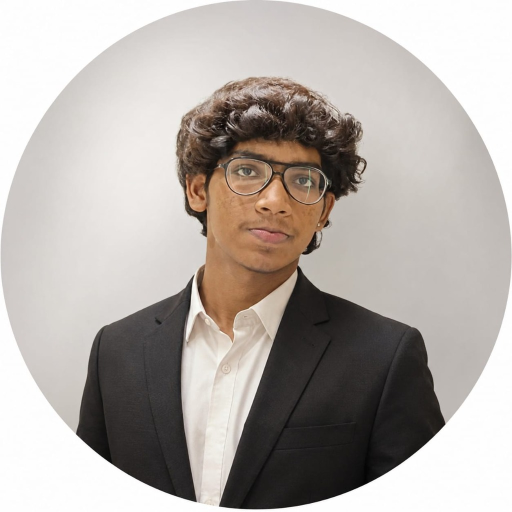
#> input picture assets/profile.jpg, 1024 x 1024 px, found by its file name (shown at 1/2 size)
$ python make_portrait.py
#> lines starting #> are read from the running program, lines starting #| are printed output that depends on the picture; after the words box and inside, x2 and y2 are one past the last pixel; in counts of white or black regions, pixels touching at a corner belong together
#!/usr/bin/env python3
"""make_portrait.py
Converts a developer photo into a typewriter-animated ASCII SVG portrait
matching the aesthetic of https://github.com/andriidrok1.
"""

import argparse
import os
import sys
import cv2
import numpy as np
from PIL import Image

RAMP = " .:-=+*cs#%@"     # bright/sparse -> dark/dense; leading space = blank
COLS = 80                 # grid columns
CLAHE_CLIP = 2.8          # skin and edge contrast
CURVE = 1.65              # contrast curve
ROW_RATIO = 0.48          # monospace font aspect ratio (height vs width)
FG_LIGHT = "#6e7681"      # GitHub light mode foreground
FG_DARK = "#c9d1d9"       # GitHub dark mode foreground
CHAR_W = 7.74             # 0.600 em at FONT_SIZE
FONT_SIZE = 12.9
LINE_H = 15
ROW_DELAY = 0.08          # seconds per row stagger
FAMILY = "ui-monospace,SFMono-Regular,Menlo,Consolas,monospace"


def prep_image(path, crop=None):
    """Clean background, enhance face and glasses edges, then apply contrast curve."""
    src = Image.open(path).convert("RGB")
    if crop:
        src = src.crop(crop)
    else:
        # Default smart crop for Shiva Raj's profile photo
        w, h = src.size
        src = src.crop((int(w * 0.14), int(h * 0.08), int(w * 0.86), int(h * 0.96)))

    np_src = np.array(src)
    gray = cv2.cvtColor(np_src, cv2.COLOR_RGB2GRAY)

    # Detect light background wall & vignetting
    # Background in the photo has luminance > 195 and low saturation
    hsv = cv2.cvtColor(np_src, cv2.COLOR_RGB2HSV)
    saturation = hsv[:, :, 1]
    value = hsv[:, :, 2]
    bg_mask = (value > 195) & (saturation < 35)

    # Edge preservation and skin tone smoothing
    smooth = cv2.bilateralFilter(gray, 9, 65, 65)
    clahe = cv2.createCLAHE(clipLimit=CLAHE_CLIP, tileGridSize=(8, 8)).apply(smooth)

    # Force background mask to white (blank ramp character)
    clahe[bg_mask] = 255

    # Circular vignette cleanup if present
    gh, gw = gray.shape
    cy, cx = gh // 2, gw // 2
    y_coords, x_coords = np.ogrid[:gh, :gw]
    dist_from_center = np.sqrt((x_coords - cx) ** 2 + ((y_coords - cy) * 1.1) ** 2)
    outer_mask = dist_from_center > (min(gh, gw) * 0.58)
    clahe[outer_mask] = 255

    # Contrast curve
    curved = (255.0 * (clahe / 255.0) ** CURVE).astype("uint8")
    return Image.fromarray(curved)


def to_lines(img, cols=COLS):
    """Maps grayscale pixel values to ASCII character lines."""
    w, h = img.size
    rows = int(cols * (h / w) * ROW_RATIO)
    resized = img.resize((cols, rows), Image.Resampling.LANCZOS)

    px = list(resized.getdata())
    n = len(RAMP)

    out = []
    for r in range(rows):
        line = "".join(
            RAMP[min(n - 1, int((1 - px[r * cols + c] / 255.0) * n))]
            for c in range(cols)
        ).rstrip()
        out.append(line)

    # Trim empty leading/trailing blank rows
    while out and not out[0].strip():
        out.pop(0)
    while out and not out[-1].strip():
        out.pop()

    return out


def build_svg(lines, cols=COLS):
    """Builds the animated SMIL typewriter SVG."""
    pad = 14
    width = int(cols * CHAR_W + pad * 2)
    height = len(lines) * LINE_H + pad * 2

    p = [
        f'<svg xmlns="http://www.w3.org/2000/svg" width="{width}" height="{height}" '
        f'viewBox="0 0 {width} {height}" font-family="{FAMILY}">',
        f'<style>.a{{fill:{FG_LIGHT}}}@media(prefers-color-scheme:dark){{.a{{fill:{FG_DARK}}}}}</style>'
    ]

    for i, line in enumerate(lines):
        y = pad + i * LINE_H
        begin = f"{i * ROW_DELAY:.2f}s"
        end = f"{(i + 1) * ROW_DELAY:.2f}s"
        w = max(len(line), 1) * CHAR_W
        safe = line.replace("&", "&amp;").replace("<", "&lt;").replace(">", "&gt;")

        p.append(
            f'<clipPath id="c{i}"><rect x="{pad}" y="{y}" height="{LINE_H}" width="0">'
            f'<animate attributeName="width" from="0" to="{w:.1f}" begin="{begin}" dur="{ROW_DELAY}s" fill="freeze"/>'
            f'</rect></clipPath>'
        )
        p.append(
            f'<g clip-path="url(#c{i})"><text xml:space="preserve" x="{pad}" y="{y + 11.2:.1f}" '
            f'class="a" font-size="{FONT_SIZE}">{safe}</text></g>'
        )
        # Typewriter cursor block riding the wipe edge
        p.append(
            f'<rect y="{y + 1}" width="6" height="12" class="a" opacity="0">'
            f'<animate attributeName="x" from="{pad}" to="{pad + w:.1f}" begin="{begin}" dur="{ROW_DELAY}s" fill="freeze"/>'
            f'<set attributeName="opacity" to="0.8" begin="{begin}"/>'
            f'<set attributeName="opacity" to="0" begin="{end}"/>'
            f'</rect>'
        )

    p.append("</svg>")
    return "".join(p)


def main():
    ap = argparse.ArgumentParser(description="Generate animated ASCII SVG portrait")
    ap.add_argument("photo", nargs="?", default="assets/profile.jpg")
    ap.add_argument("out", nargs="?", default="ascii.svg")
    ap.add_argument("--cols", type=int, default=COLS)
    ap.add_argument("--preview", action="store_true", help="Print ASCII to terminal")
    args = ap.parse_args()

    if not os.path.exists(args.photo):
        sys.exit(f"Photo not found at {args.photo}")

    processed_img = prep_image(args.photo)
#> in prep_image, src is the input picture: PIL image 1024x1024 RGB; mean R, G, B 179.1, 172.5, 167.7
#> in prep_image, `src = src.crop((int(w * 0.14), int(h * 0.08), int(w * 0.86), int(h * 0..`:
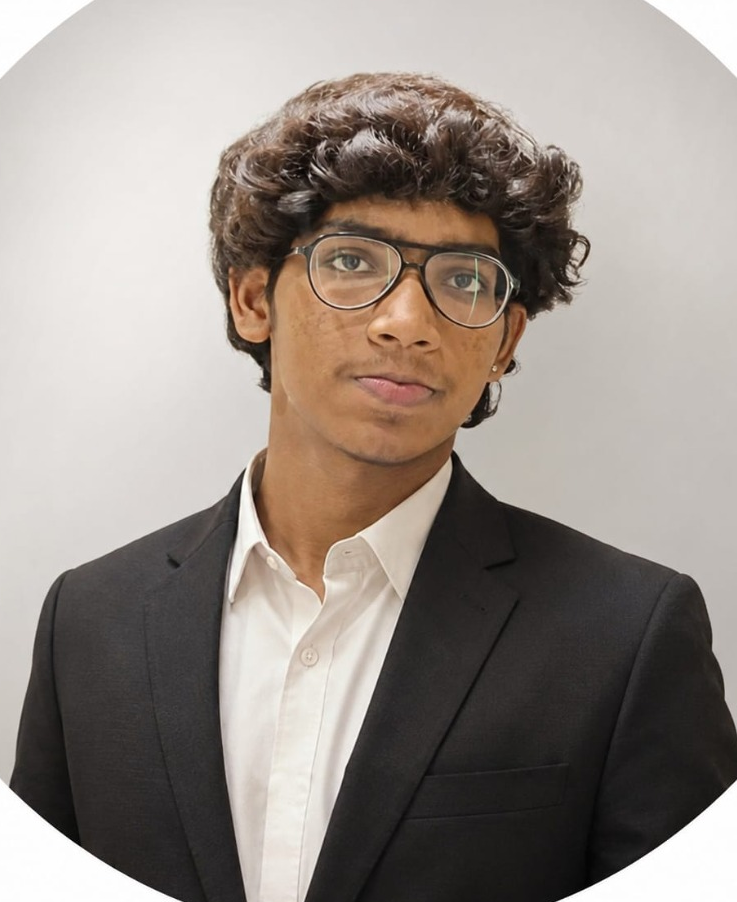
#> src: PIL image 737x902 RGB; mean R, G, B 151.2, 142.1, 135.3
#> in prep_image, `hsv = cv2.cvtColor(np_src, cv2.COLOR_RGB2HSV)`: hsv: shape (902, 737, 3); mean H, S, V 26.2, 32, 151.2
#> in prep_image, `saturation = hsv[:, :, 1]`:
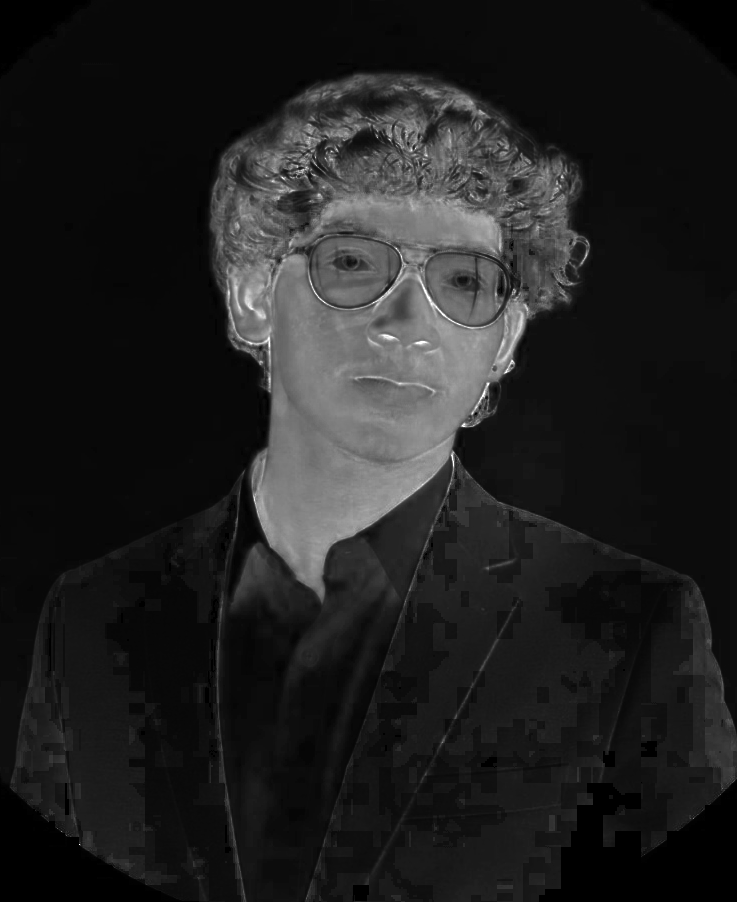
#> saturation: shape (902, 737); min 0, max 255, mean 32
#> in prep_image, `value = hsv[:, :, 2]`:
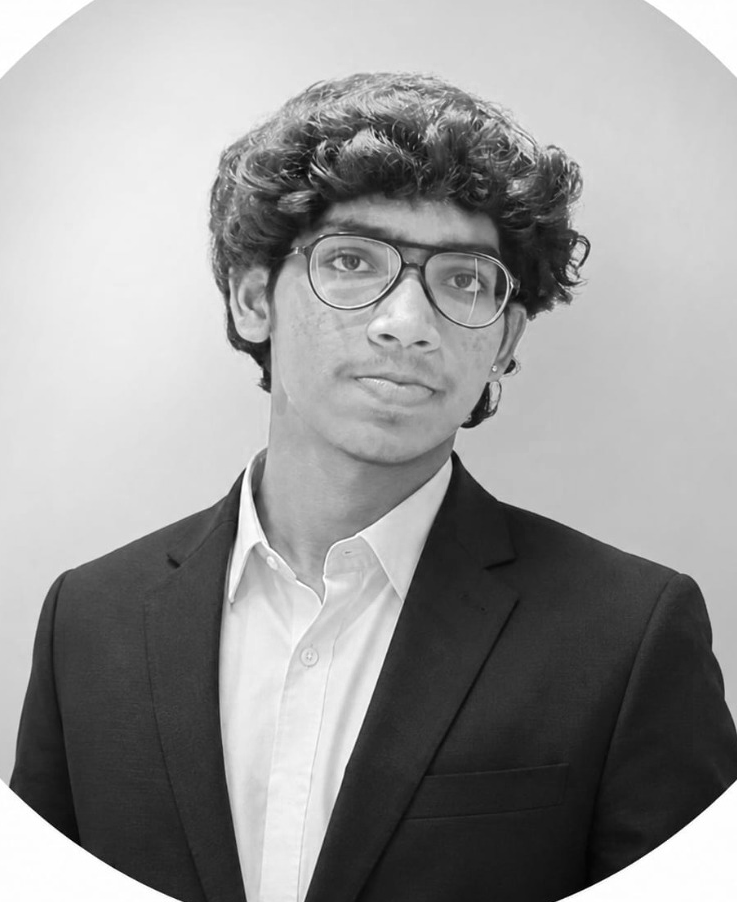
#> value: shape (902, 737); min 0, max 255, mean 151.2
#> in prep_image, `bg_mask = (value > 195) & (saturation < 35)`:
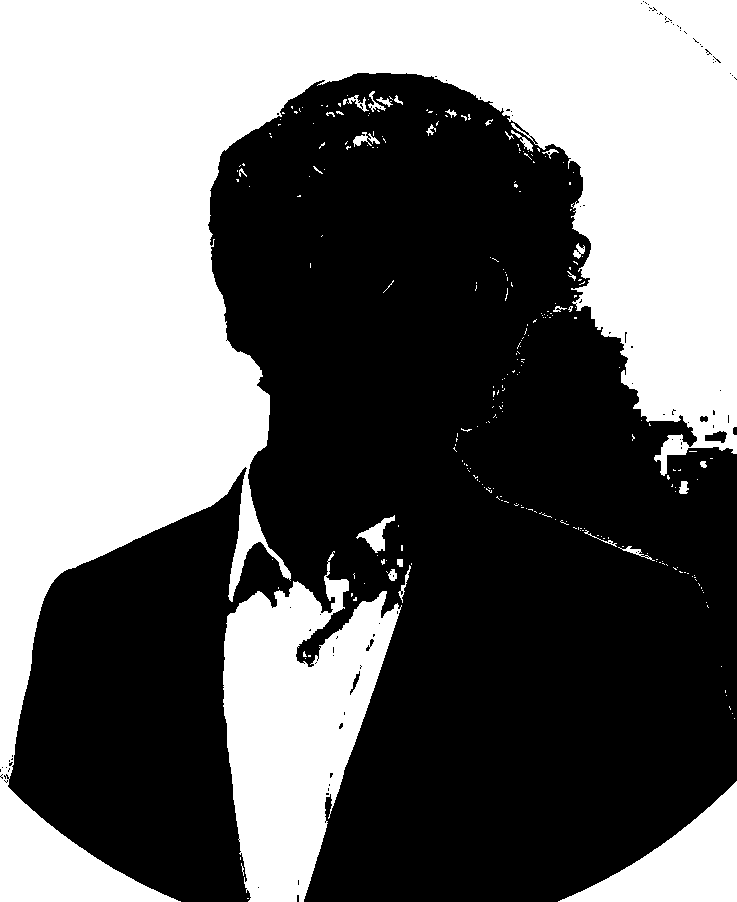
#> bg_mask: shape (902, 737) bool; 43.8% white; 265 white regions (237 under 20 px), largest, box (x1, y1, x2, y2) and area: (0, 0, 737, 902) 243206, (223, 551, 402, 902) 35612, (558, 781, 737, 902) 9336
#> in prep_image, `clahe[outer_mask] = 255`:
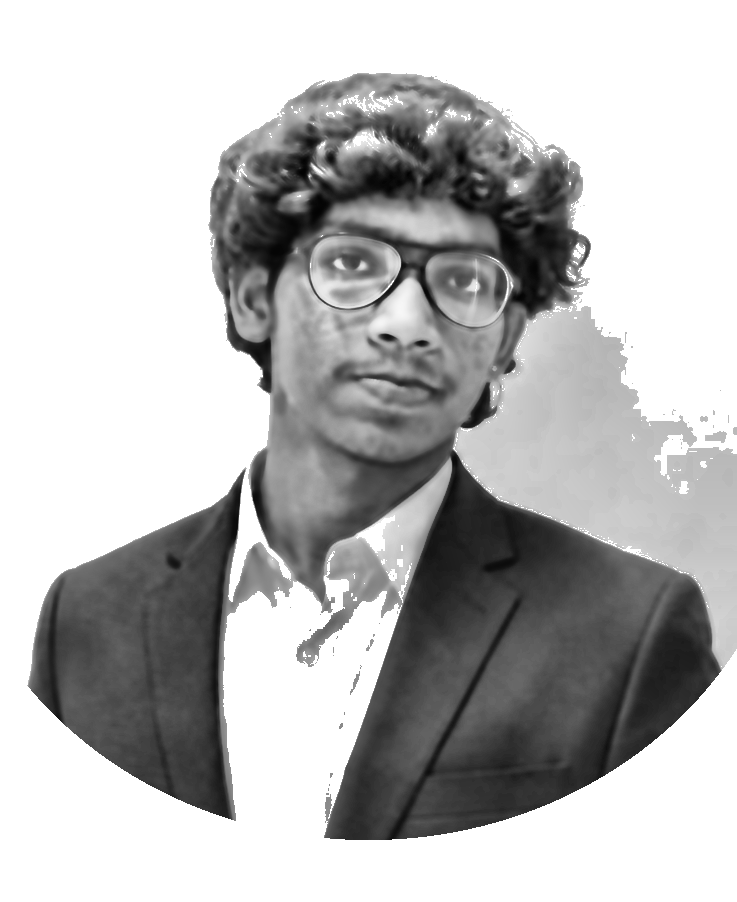
#> clahe: shape (902, 737); min 2, max 255, mean 185.7
#> in prep_image, `curved = (255.0 * (clahe / 255.0) ** CURVE).astype("uint8")`:
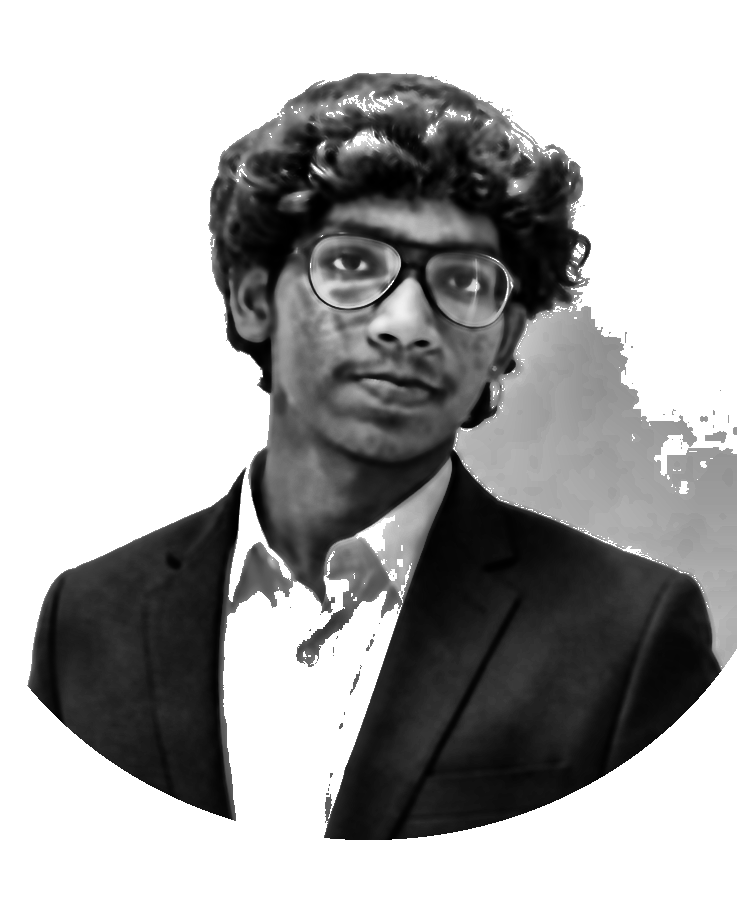
#> curved: shape (902, 737); min 0, max 255, mean 168.2
    lines = to_lines(processed_img, cols=args.cols)
#> in to_lines, `resized = img.resize((cols, rows), Image.Resampling.LANCZOS)`:
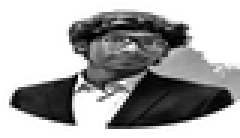
#> resized: PIL image 80x46 L (shown 3 times larger); min 0, max 255, mean 167.7
#> in to_lines, `px = list(resized.getdata())`: px = 3680 values, max 255 at index 0, min 0 at index 593, mean 167.7
#> after the loop in to_lines, `for r in range(rows):`: out = 46 items
#> the loop in to_lines, `while out and not out[0].strip():` made 3 passes
#> after the loop in to_lines, `while out and not out[0].strip():`: out = 43 items
#> the loop in to_lines, `while out and not out[-1].strip():` made 3 passes
#> after the loop in to_lines, `while out and not out[-1].strip():`: out = 40 items
#> lines = 40 items

    if args.preview:
        print("\n".join(lines))

    svg_content = build_svg(lines, cols=args.cols)
#> in build_svg, `height = len(lines) * LINE_H + pad * 2`: height = 628
#> the loop in build_svg, `for i, line in enumerate(lines):` made 40 passes
#> (y, begin, end, w) on passes 1 to 12: (14, '0.00s', '0.08s', 356), (29, '0.08s', '0.16s', 394.7), (44, '0.16s', '0.24s', 425.7), (59, '0.24s', '0.32s', 433.4), (74, '0.32s', '0.40s', 472.1), (89, '0.40s', '0.48s', 487.6), (104, '0.48s', '0.56s', 495.4), (119, '0.56s', '0.64s', 487.6), (134, '0.64s', '0.72s', 487.6), (149, '0.72s', '0.80s', 503.1), (164, '0.80s', '0.88s', 495.4), (179, '0.88s', '0.96s', 495.4)
#> after the loop in build_svg, `for i, line in enumerate(lines):`: p = 122 items
    with open(args.out, "w", encoding="utf-8") as f:
        f.write(svg_content)

    print(f"Generated {args.out} ({len(lines)} rows, {args.cols} cols)")
#| Generated ascii.svg (40 rows, 80 cols)

    # Inline JetBrains Mono font
    embed_script = os.path.join(os.path.dirname(__file__), "embed_portrait_font.py")
    if os.path.exists(embed_script):
        os.system(f'python "{embed_script}" "{args.out}"')


if __name__ == "__main__":
    main()
